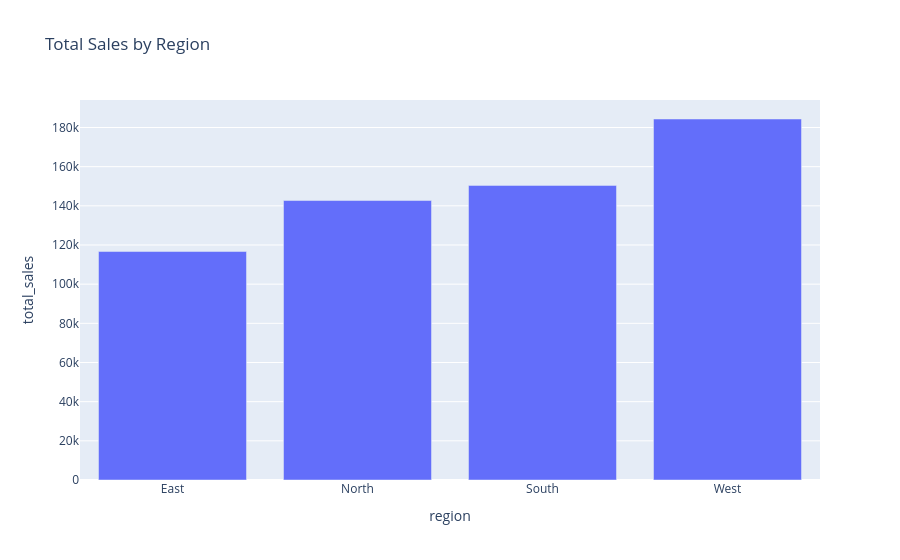
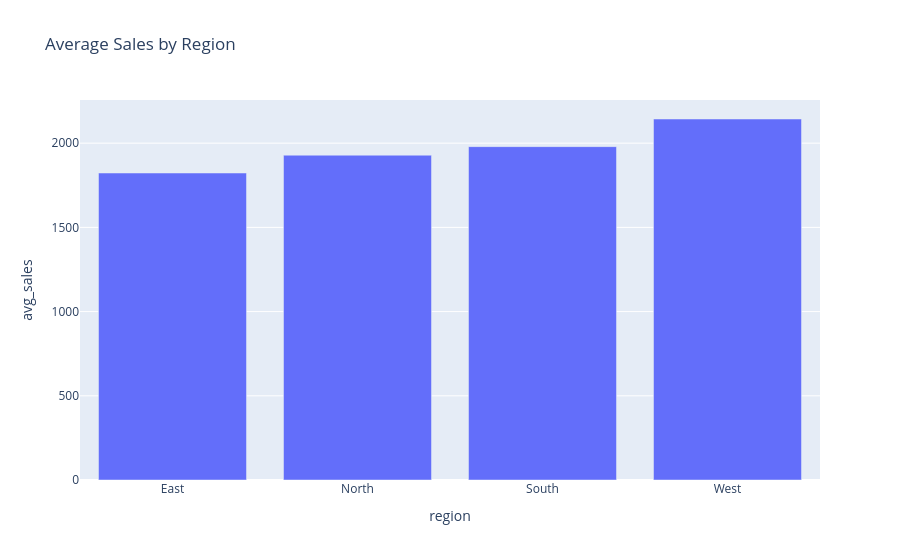
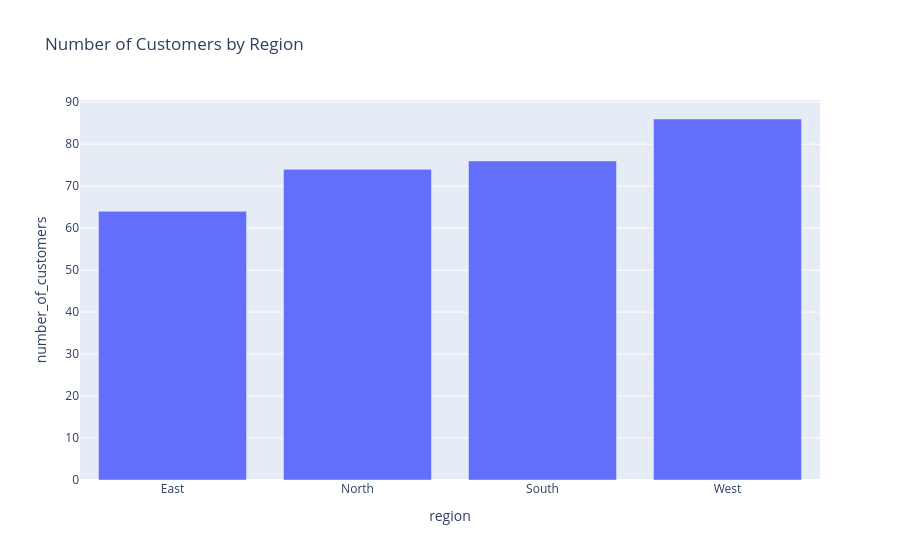

Notebook code for these charts, in order:
### Code cell
col_list = ["region", "total_sales", "avg_sales", "number_of_customers"]
y_axis_arg_list = ["total_sales", "avg_sales", "number_of_customers"]
y_axis_title_list = ["Total Sales", "Average Sales", "Number of Customers"]

for y_axis_arg, y_axis_title in zip(y_axis_arg_list, y_axis_title_list):
    fig = px.bar(
        data_frame=sales_by_region,
        x="region",
        y=y_axis_arg,
        title=f"{y_axis_title} by Region"
    )
    fig.show()

# fig = px.bar(
#     data_frame=sales_by_region,
#     x="region",
#     y="total_sales",
#     title="Total Sales by Region"
# )

# fig.show()

### Figure 1 — Plotly figure (JSON) as saved in the notebook; plotly's stock layout.template omitted (floating-point values rounded to 4 significant figures)
{"data": [{"hovertemplate": "region=%{x}<br>total_sales=%{y}<extra></extra>", "legendgroup": "", "marker": {"color": "#636efa", "pattern": {"shape": ""}}, "name": "", "orientation": "v", "showlegend": false, "textposition": "auto", "type": "bar", "x": ["East", "North", "South", "West"], "xaxis": "x", "y": [116700.0, 142700.0, 150400.0, 184300.0], "yaxis": "y"}], "layout": {"barmode": "relative", "legend": {"tracegroupgap": 0}, "title": {"text": "Total Sales by Region"}, "xaxis": {"anchor": "y", "domain": [0, 1], "title": {"text": "region"}}, "yaxis": {"anchor": "x", "domain": [0, 1], "title": {"text": "total_sales"}}}}

### Figure 2 — Plotly figure (JSON) as saved in the notebook; plotly's stock layout.template omitted (floating-point values rounded to 4 significant figures)
{"data": [{"hovertemplate": "region=%{x}<br>avg_sales=%{y}<extra></extra>", "legendgroup": "", "marker": {"color": "#636efa", "pattern": {"shape": ""}}, "name": "", "orientation": "v", "showlegend": false, "textposition": "auto", "type": "bar", "x": ["East", "North", "South", "West"], "xaxis": "x", "y": [1823.0, 1929.0, 1979.0, 2144.0], "yaxis": "y"}], "layout": {"barmode": "relative", "legend": {"tracegroupgap": 0}, "title": {"text": "Average Sales by Region"}, "xaxis": {"anchor": "y", "domain": [0, 1], "title": {"text": "region"}}, "yaxis": {"anchor": "x", "domain": [0, 1], "title": {"text": "avg_sales"}}}}

### Figure 3 — Plotly figure (JSON) as saved in the notebook; plotly's stock layout.template omitted (floating-point values rounded to 4 significant figures)
{"data": [{"hovertemplate": "region=%{x}<br>number_of_customers=%{y}<extra></extra>", "legendgroup": "", "marker": {"color": "#636efa", "pattern": {"shape": ""}}, "name": "", "orientation": "v", "showlegend": false, "textposition": "auto", "type": "bar", "x": ["East", "North", "South", "West"], "xaxis": "x", "y": [64, 74, 76, 86], "yaxis": "y"}], "layout": {"barmode": "relative", "legend": {"tracegroupgap": 0}, "title": {"text": "Number of Customers by Region"}, "xaxis": {"anchor": "y", "domain": [0, 1], "title": {"text": "region"}}, "yaxis": {"anchor": "x", "domain": [0, 1], "title": {"text": "number_of_customers"}}}}
